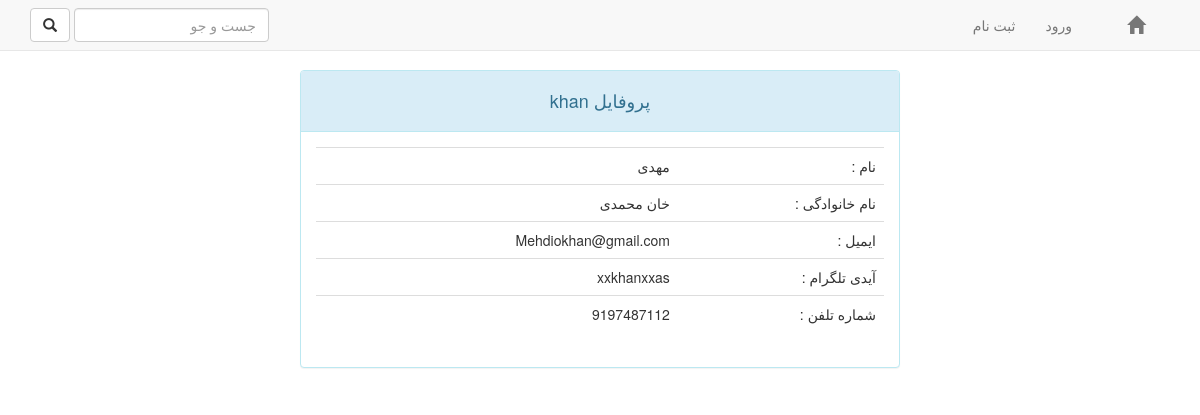
The app's page /user/khan with its own data.
### store/models.py (models this page shows, shortened)
class Profile(models.Model):
    user = models.OneToOneField('auth.User', on_delete=models.CASCADE)
    first_name = models.CharField(max_length=60, blank=True)
    last_name = models.CharField(max_length=60, blank=True)
    email = models.EmailField(max_length=60, blank=True, null=True)
    telegram_id = models.CharField(max_length=30, blank=True, null=True)
    tel_no = models.IntegerField(blank=True, null=True)

### store/views.py (the view)
# urls.py: re_path(r'^user/(?P<username>\w+)$', views.profile, name='profile'),
def profile(request, username):
    user = User.objects.get(username=username)
    user_profile = Profile.objects.get(user=user)
    return render(request, 'store/profile.html', {'profile': user_profile})

### store/templates/store/profile.html
{% extends 'store/base.html' %} {% block title %}{{ profile.user.username }} پروفایل {% endblock %} {% block content %}
<center>
    <div class="panel panel-info" style="width: 600px;">
        <div class="panel-heading">
            <div class="panel-title">
                <h4>پروفایل {{ profile.user.username }} </h4>
            </div>
        </div>
        <div class="panel-body">
            <table class="table table-responsive">
                <tr>
                    <td>نام :</td>
                    <td>{{ profile.first_name }}</td>
                </tr>
                <tr>
                    <td>نام خانوادگی :</td>
                    <td>{{ profile.last_name }}</td>
                </tr>
                <tr>
                    <td>ایمیل :</td>
                    <td>{{ profile.email }}</td>
                </tr>
                <tr>
                    <td>آیدی تلگرام :</td>
                    <td>{{ profile.telegram_id }}</td>
                </tr>
                <tr>
                    <td>شماره تلفن :</td>
                    <td>{{ profile.tel_no }}</td>
                </tr>
            </table>
        </div>
    </div>
</center>
{% endblock %}

### records on screen
Profile: user.username "khan", first_name "مهدی", last_name "خان محمدی", email "Mehdiokhan@gmail.com", telegram_id "xxkhanxxas", tel_no "9197487112"
